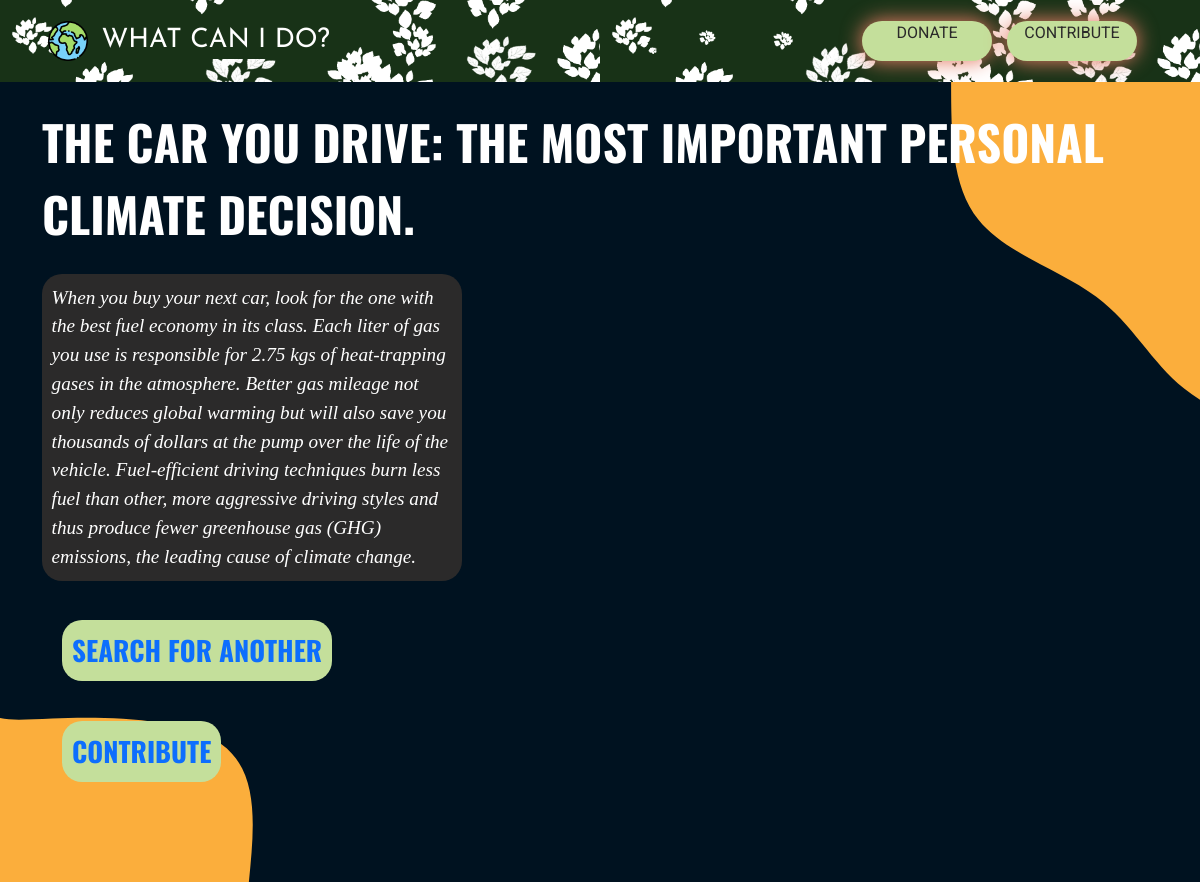
/problem/the-car-you-drive-the-most-important-personal-clim/, run on the app's committed database.
### whatcanido/models.py (models this page shows, shortened)
class Data(models.Model):
    name = models.TextField(max_length=250)
    name_slug = models.SlugField(max_length=250)
    in_review = models.BooleanField(default=True)
    solution = models.TextField()
    category = models.ForeignKey(Category,on_delete=models.CASCADE, related_name='category')
    class Meta:
        verbose_name_plural = 'Data'

### whatcanido/views.py (the view)
# urls.py: path('problem/<slug:problem_slug>/', views.problem, name='problempage'),
def problem(request, problem_slug):
    qs = Data.objects.get(name_slug =problem_slug)
    return render(request, 'whatcanido/problem.html', {'qs':qs})

### templates/whatcanido/problem.html (shortened to what this page needs)
{% extends 'whatcanido/base.html' %}
{% load static %}
    {% block content %}
    <div class="main-content container">
        <div class="heading heading-contribute">
            {{qs.name}}
        </div>
        <div id="problem-field" style="height:fit-content"> {{qs.solution}} </div>
        <a href="{% url 'whatcanido:home' %}">
            <div class="submit-btn" style="margin: 20px;">Search for Another</div>
        </a>
        <a href="{% url 'whatcanido:contribute' %}">
            <div class="submit-btn" style="margin: 20px;">Contribute</div>
        </a>
    </div>
    {% endblock %}

### static/css/style.css (style rules this page uses)
.heading { font-size:4em ; color:white; font-family: 'Oswald'; text-transform: uppercase; margin-top: 0.5em; margin-bottom: 0.5em; font-weight: 700; }
.main-content { position: relative; display: flex; flex-direction: column; align-items: flex-start; }
.heading-contribute { font-size: 3em; }
a { text-decoration: none; }
#problem-field, #solution-field, #impact-field { background-color: #2b2a2a; outline: none; font-family: 'Tw Cen MT'; font-style: italic; padding: 0.5em; width: 35vw; margin-bottom: 1em; border: 0 solid black; height: 20vh; border-radius: 20px; font-size: 1.2em; color: white; }
.submit-btn { width: fit-content; padding: 10px; border: 0 solid black; border-radius: 20px; background-color: #c4df9b; text-transform: uppercase; font-family: 'Oswald'; font-weight: 700; text-align: center; transition: 0.3s ease-in-out; font-size: 1.7em; }

### data on the page
Data: name "THE CAR YOU DRIVE: THE MOST IMPORTANT PERSONAL CLIMATE DECISION.", solution "When you buy your next car, look for the one with the best fuel economy in its class. Each liter of gas you use is responsible for 2.75 kgs of heat-trapping gases in the atmosphere. Better gas mileage not only reduces global warming but will also save you thousands of dollars at the pump over the life of the vehicle. Fuel-efficient driving techniques burn less fuel than other, more aggressive driving styles and thus produce fewer greenhouse gas (GHG) emissions, the leading cause of climate change."
